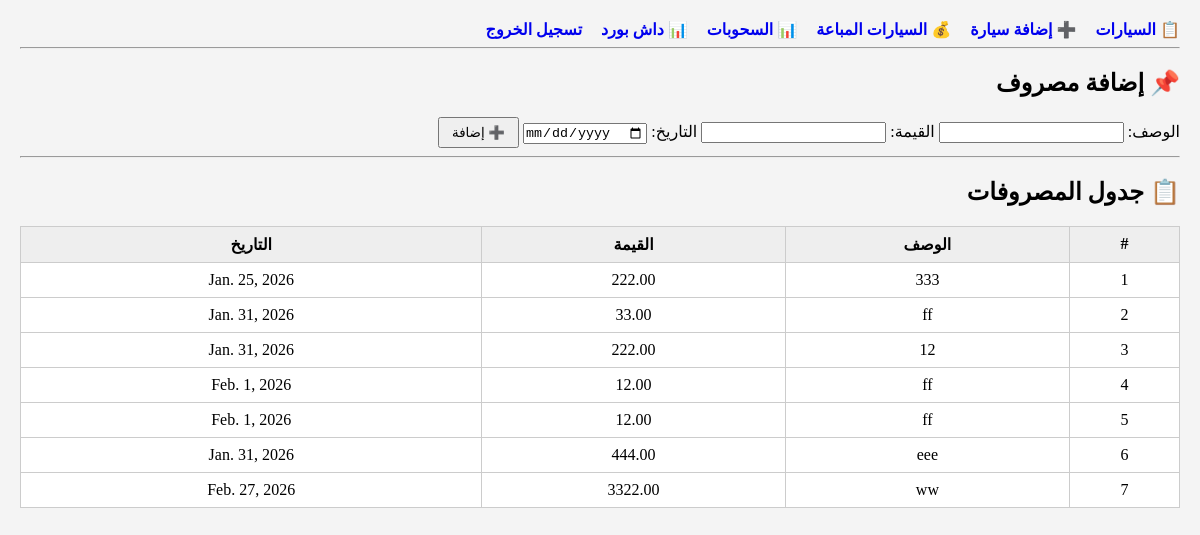
Page /expense/ on the committed database.
### main/models.py (models this page shows, shortened)
class Expense (models.Model):
    description = models.CharField(max_length=200,default="none")
    amount = models.DecimalField(max_digits=10, decimal_places=2,default=0)
    expense_date = models.DateField()
    created_at = models.DateTimeField(auto_now_add=True)

### main/views.py (the view, shortened to what this page needs)
# urls.py: path('expense/', views.expense, name='expense'),
def expense (request):
    expenses = Expense.objects.all()
    return render(request, 'main/expense.html', {
        'expenses': expenses # تأكد من أن الاسم هنا 'expenses' بالجمع ليطابق التمبلت
    })

### templates/main/expense.html (shortened to what this page needs)
{% extends 'main/base.html' %}
{% block content %}
    <h2>📌 إضافة مصروف</h2>
   <form method="post" action="{%url 'expense'%}">
    <label>الوصف:</label>
    <input type="text" name="description" required>
    <label>القيمة:</label>
    <input type="number" step="0.01" name="amount" required>
    <label>التاريخ:</label>
    <input type="date" name="expense_date" required>
    <button type="submit">➕ إضافة</button>
</form>
<hr>
<h2>📋 جدول المصروفات</h2>
<table>
    <tr>
        <th>#</th>
        <th>الوصف</th>
        <th>القيمة</th>
        <th>التاريخ</th>
    </tr>
    {% for expense in expenses %}
    <tr>
        <td>{{ forloop.counter }}</td>
        <td>{{ expense.description }}</td>
        <td>{{ expense.amount }}</td>
        <td>{{ expense.expense_date }}</td>
    </tr>
    {% empty %}
    <tr>
        <td colspan="4">لا يوجد مصروفات</td>
    </tr>
    {% endfor %}
</table>
{% endblock %}

### templates/main/base.html (shortened to what this page needs)
<!DOCTYPE html>
<html lang="ar" dir="rtl">
<head>
</head>
<body>
<nav>
    <a href="{% url 'car_list' %}">📋 السيارات</a>
    <a href="{% url 'add_car' %}">➕ إضافة سيارة</a>
    <a href="{% url 'sold_cars' %}">💰 السيارات المباعة</a>
    <a href="{% url 'expense' %}">📊 السحوبات</a>
    <a href="{% url 'dashboard' %}">📊 داش بورد</a>
    <a href="{% url 'logout' %}">تسجيل الخروج</a>
</nav>
<hr>
{% block content %}{% endblock %}
</body>
</html>

### templates/main/base.html (style rules this page uses)
body { font-family: Tahoma; background: #f4f4f4; margin: 20px; }
nav a { margin-left: 15px; text-decoration: none; font-weight: bold; }
table { width: 100%; border-collapse: collapse; background: white; }
th, td { border: 1px solid #ccc; padding: 8px; text-align: center; }
th { background: #eee; }
button { padding: 6px 12px; }

### rows in the picture
Expense: description "333", amount "222.00", expense_date "Jan. 25, 2026"
Expense: description "ff", amount "33.00", expense_date "Jan. 31, 2026"
Expense: description "12", amount "222.00", expense_date "Jan. 31, 2026"
Expense: description "ff", amount "12.00", expense_date "Feb. 1, 2026"
Expense: description "ff", amount "12.00", expense_date "Feb. 1, 2026"
Expense: description "eee", amount "444.00", expense_date "Jan. 31, 2026"
Expense: description "ww", amount "3322.00", expense_date "Feb. 27, 2026"
